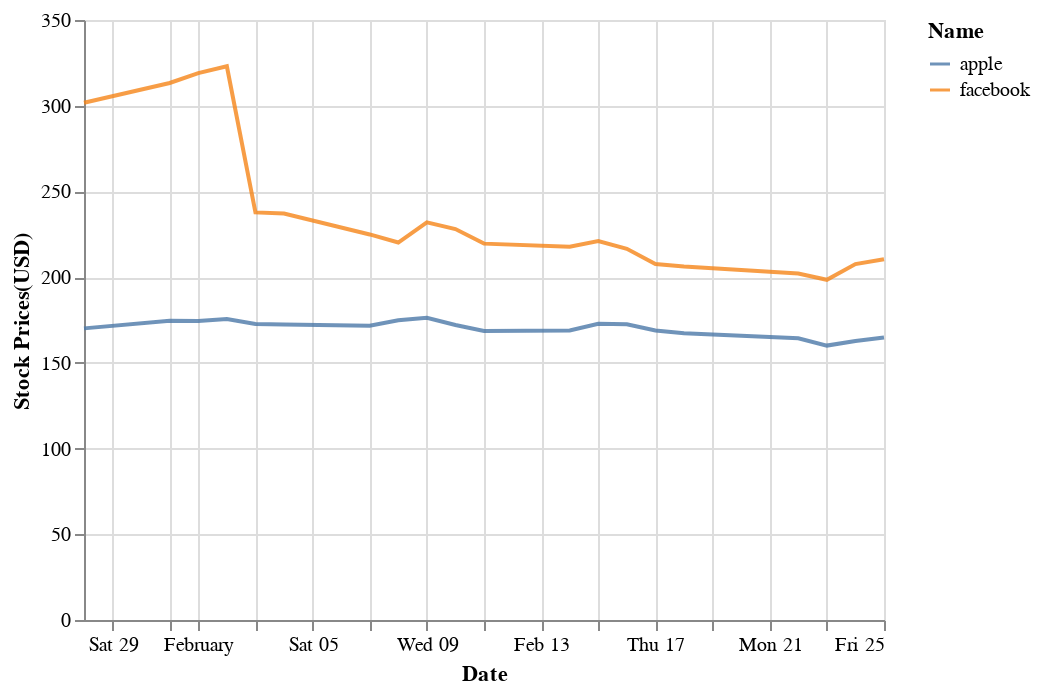

Notebook code cell kept with this figure:
### Code cell
chart

### Figure 1 — Vega-Lite specification as saved in the notebook (floating-point values rounded to 4 significant figures)
{"config": {"view": {"continuousWidth": 400, "continuousHeight": 300}}, "data": {"name": "data-da6d2f0e42b1ddc9940ac6f4aa237291"}, "mark": {"type": "line", "opacity": 0.8}, "encoding": {"color": {"field": "Name", "type": "nominal"}, "x": {"field": "Date", "type": "temporal"}, "y": {"field": "Stock Prices(USD)", "stack": null, "type": "quantitative"}}, "$schema": "https://vega.github.io/schema/vega-lite/v4.17.0.json", "datasets": {"data-da6d2f0e42b1ddc9940ac6f4aa237291": [{"Date": "28 January 2022", "Name": "apple", "Stock Prices(USD)": 170.1}, {"Date": "31 January 2022", "Name": "apple", "Stock Prices(USD)": 174.6}, {"Date": "01 February 2022", "Name": "apple", "Stock Prices(USD)": 174.4}, {"Date": "02 February 2022", "Name": "apple", "Stock Prices(USD)": 175.6}, {"Date": "03 February 2022", "Name": "apple", "Stock Prices(USD)": 172.7}, {"Date": "04 February 2022", "Name": "apple", "Stock Prices(USD)": 172.4}, {"Date": "07 February 2022", "Name": "apple", "Stock Prices(USD)": 171.7}, {"Date": "08 February 2022", "Name": "apple", "Stock Prices(USD)": 174.8}, {"Date": "09 February 2022", "Name": "apple", "Stock Prices(USD)": 176.3}, {"Date": "10 February 2022", "Name": "apple", "Stock Prices(USD)": 172.1}, {"Date": "11 February 2022", "Name": "apple", "Stock Prices(USD)": 168.6}, {"Date": "14 February 2022", "Name": "apple", "Stock Prices(USD)": 168.9}, {"Date": "15 February 2022", "Name": "apple", "Stock Prices(USD)": 172.8}, {"Date": "16 February 2022", "Name": "apple", "Stock Prices(USD)": 172.6}, {"Date": "17 February 2022", "Name": "apple", "Stock Prices(USD)": 168.9}, {"Date": "18 February 2022", "Name": "apple", "Stock Prices(USD)": 167.3}, {"Date": "22 February 2022", "Name": "apple", "Stock Prices(USD)": 164.3}, {"Date": "23 February 2022", "Name": "apple", "Stock Prices(USD)": 160.1}, {"Date": "24 February 2022", "Name": "apple", "Stock Prices(USD)": 162.7}, {"Date": "25 February 2022", "Name": "apple", "Stock Prices(USD)": 164.9}, {"Date": "28 January 2022", "Name": "facebook", "Stock Prices(USD)": 301.7}, {"Date": "31 January 2022", "Name": "facebook", "Stock Prices(USD)": 313.3}, {"Date": "01 February 2022", "Name": "facebook", "Stock Prices(USD)": 319.0}, {"Date": "02 February 2022", "Name": "facebook", "Stock Prices(USD)": 323.0}, {"Date": "03 February 2022", "Name": "facebook", "Stock Prices(USD)": 237.8}, {"Date": "04 February 2022", "Name": "facebook", "Stock Prices(USD)": 237.1}, {"Date": "07 February 2022", "Name": "facebook", "Stock Prices(USD)": 224.9}, {"Date": "08 February 2022", "Name": "facebook", "Stock Prices(USD)": 220.2}, {"Date": "09 February 2022", "Name": "facebook", "Stock Prices(USD)": 232.0}, {"Date": "10 February 2022", "Name": "facebook", "Stock Prices(USD)": 228.1}, {"Date": "11 February 2022", "Name": "facebook", "Stock Prices(USD)": 219.6}, {"Date": "14 February 2022", "Name": "facebook", "Stock Prices(USD)": 217.7}, {"Date": "15 February 2022", "Name": "facebook", "Stock Prices(USD)": 221.0}, {"Date": "16 February 2022", "Name": "facebook", "Stock Prices(USD)": 216.5}, {"Date": "17 February 2022", "Name": "facebook", "Stock Prices(USD)": 207.7}, {"Date": "18 February 2022", "Name": "facebook", "Stock Prices(USD)": 206.2}, {"Date": "22 February 2022", "Name": "facebook", "Stock Prices(USD)": 202.1}, {"Date": "23 February 2022", "Name": "facebook", "Stock Prices(USD)": 198.4}, {"Date": "24 February 2022", "Name": "facebook", "Stock Prices(USD)": 207.6}, {"Date": "25 February 2022", "Name": "facebook", "Stock Prices(USD)": 210.5}]}}
